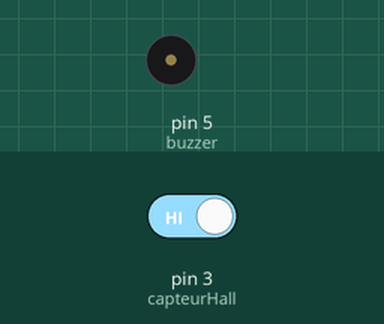
Simulated run of this sketch. Board: Arduino Uno, built with avr-gcc and run on an emulated ATmega328P. Shown: buzzer (waves = sounding). The test bench sets the inputs (shaded band); at power-on: pin 3 (capteurHall) HIGH.

Above: at 1.2 s.
1.3 s: pin 3 (capteurHall) driven LOW
At 2.4 s:
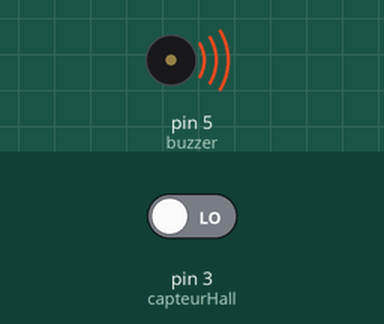
2.8 s: pin 3 (capteurHall) driven HIGH
At 3.5 s:
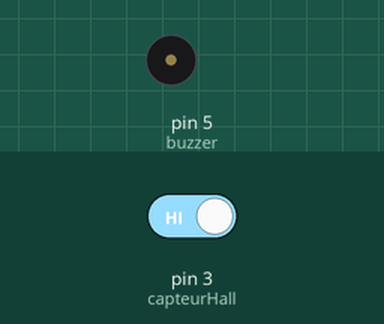
Timing chart, 0 to 5.8 s (numbered marks = the images above; inputs shaded):
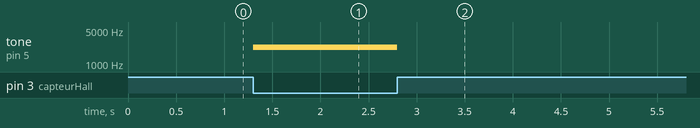

Measured:
- after the input at 1.3 s, tone on pin 5 (buzzer): silent → 2200 Hz at once
- after the input at 2.8 s, tone on pin 5 (buzzer): 2200 Hz → silent at once

The sketch:

effet_hall.ino
```cpp
int buzzer = 5;       // numero pin buzzer
int capteurHall = 3;  // numero pin hall

void setup () {
  pinMode(buzzer, OUTPUT);
  pinMode(capteurHall, INPUT);
}

void loop () {
   if (digitalRead(capteurHall) == LOW){ // champ magnétique détecté (pole Sud)
      tone(buzzer, 2200);  // Activation du buzzer
   } else { // Pole Nord
      noTone(buzzer);      // desactivation du buzzer
   }
}
```
